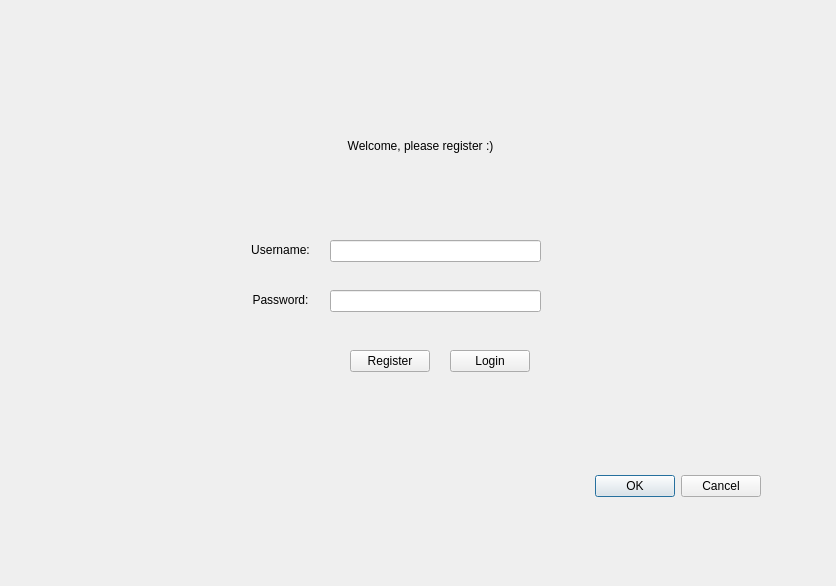
<?xml version="1.0" encoding="UTF-8"?>
<ui version="4.0">
 <class>MainWindows</class>
 <widget class="QDialog" name="MainWindows">
  <property name="geometry">
   <rect>
    <x>0</x>
    <y>0</y>
    <width>836</width>
    <height>586</height>
   </rect>
  </property>
  <property name="windowTitle">
   <string>Dialog</string>
  </property>
  <widget class="QDialogButtonBox" name="buttonBox">
   <property name="geometry">
    <rect>
     <x>420</x>
     <y>470</y>
     <width>341</width>
     <height>32</height>
    </rect>
   </property>
   <property name="orientation">
    <enum>Qt::Horizontal</enum>
   </property>
   <property name="standardButtons">
    <set>QDialogButtonBox::Cancel|QDialogButtonBox::Ok</set>
   </property>
  </widget>
  <widget class="QLabel" name="label_4">
   <property name="geometry">
    <rect>
     <x>300</x>
     <y>130</y>
     <width>241</width>
     <height>31</height>
    </rect>
   </property>
   <property name="text">
    <string>Welcome, please register :)</string>
   </property>
   <property name="alignment">
    <set>Qt::AlignCenter</set>
   </property>
  </widget>
  <widget class="QLineEdit" name="passwordBox">
   <property name="geometry">
    <rect>
     <x>330</x>
     <y>290</y>
     <width>211</width>
     <height>22</height>
    </rect>
   </property>
   <property name="inputMethodHints">
    <set>Qt::ImhDigitsOnly|Qt::ImhHiddenText|Qt::ImhNoAutoUppercase|Qt::ImhNoPredictiveText|Qt::ImhSensitiveData</set>
   </property>
   <property name="inputMask">
    <string notr="true"/>
   </property>
   <property name="echoMode">
    <enum>QLineEdit::Password</enum>
   </property>
  </widget>
  <widget class="QLabel" name="label">
   <property name="geometry">
    <rect>
     <x>240</x>
     <y>240</y>
     <width>81</width>
     <height>20</height>
    </rect>
   </property>
   <property name="text">
    <string>Username:</string>
   </property>
   <property name="alignment">
    <set>Qt::AlignCenter</set>
   </property>
  </widget>
  <widget class="QPushButton" name="registerButton">
   <property name="geometry">
    <rect>
     <x>350</x>
     <y>350</y>
     <width>80</width>
     <height>22</height>
    </rect>
   </property>
   <property name="text">
    <string>Register</string>
   </property>
  </widget>
  <widget class="QLabel" name="label_2">
   <property name="geometry">
    <rect>
     <x>240</x>
     <y>290</y>
     <width>81</width>
     <height>20</height>
    </rect>
   </property>
   <property name="text">
    <string>Password:</string>
   </property>
   <property name="alignment">
    <set>Qt::AlignCenter</set>
   </property>
  </widget>
  <widget class="QLineEdit" name="usernameBox">
   <property name="geometry">
    <rect>
     <x>330</x>
     <y>240</y>
     <width>211</width>
     <height>22</height>
    </rect>
   </property>
  </widget>
  <widget class="QPushButton" name="Login">
   <property name="geometry">
    <rect>
     <x>450</x>
     <y>350</y>
     <width>80</width>
     <height>22</height>
    </rect>
   </property>
   <property name="text">
    <string>Login</string>
   </property>
  </widget>
 </widget>
 <resources/>
 <connections>
  <connection>
   <sender>buttonBox</sender>
   <signal>accepted()</signal>
   <receiver>MainWindows</receiver>
   <slot>accept()</slot>
   <hints>
    <hint type="sourcelabel">
     <x>248</x>
     <y>254</y>
    </hint>
    <hint type="destinationlabel">
     <x>157</x>
     <y>274</y>
    </hint>
   </hints>
  </connection>
  <connection>
   <sender>buttonBox</sender>
   <signal>rejected()</signal>
   <receiver>MainWindows</receiver>
   <slot>reject()</slot>
   <hints>
    <hint type="sourcelabel">
     <x>316</x>
     <y>260</y>
    </hint>
    <hint type="destinationlabel">
     <x>286</x>
     <y>274</y>
    </hint>
   </hints>
  </connection>
 </connections>
</ui>
